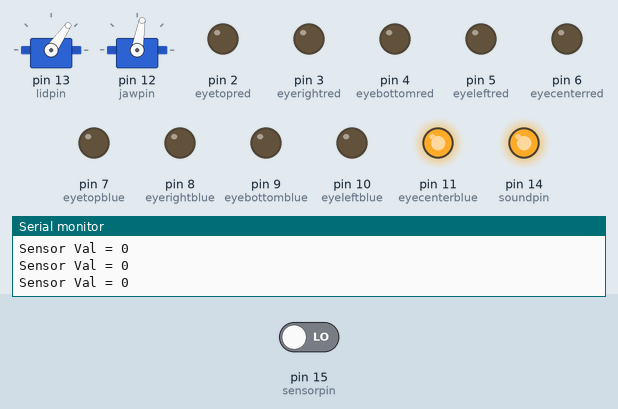
Simulated run of this sketch. Board: Arduino Uno, built with avr-gcc and run on an emulated ATmega328P. Shown: 2 × servo, output pins drawn as LEDs (lit = HIGH), the last lines printed to the serial monitor. The test bench sets the inputs (shaded band); at power-on: pin 15 (sensorpin) LOW. Random numbers use the default seed unless the sketch sets one.

Above: at 3.2 s.
3.3 s: pin 15 (sensorpin) driven HIGH
At 8.0 s:
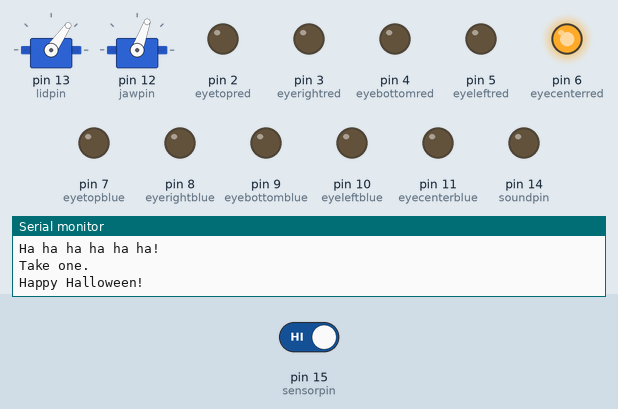
At 14.6 s:
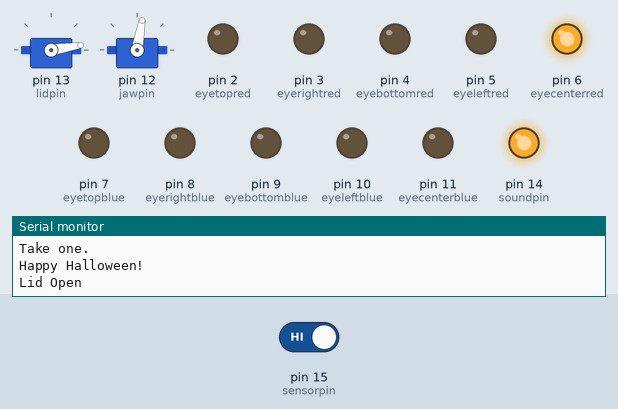
Timing chart, 0 to 29.5 s (numbered marks = the images above; inputs shaded):
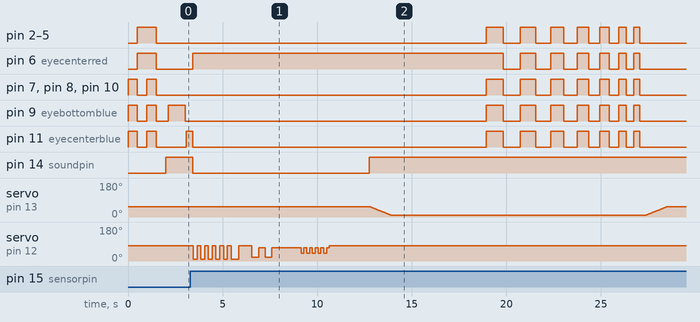

The sketch:

Halloweenskull2015.ino
```cpp
/*
  Halloween 2015 Animatronic Skull Candy Jar
  by Andrew Terranova
  Version 1.0

  BE SURE TO CALIBRATE YOUR SERVOS AND ADJUST THE FOLLOWING VARIABLES FOR THE SERVO MAX/MIN POSITIONS:
    liddown (variable to store the lid down postition)
    lidup (variable to store the lid open position)
    jawclosed (variable to store the jaw closed position)
    jawopen (variable to store the jaw open position)
*/

#define DEBUG 1  // set to 1 to print to serial monitor, 0 to disable

#include <Servo.h>

Servo lidservo;  // creates the servo to control the skull's lid
Servo jawservo;  //  create the servo to control the skull's jaw

// Define pins
// LED pins
int eyetopred = 2;
int eyerightred = 3;
int eyebottomred = 4;
int eyeleftred = 5;
int eyecenterred = 6;
int eyetopblue = 7;
int eyerightblue = 8;
int eyebottomblue = 9;
int eyeleftblue = 10;
int eyecenterblue = 11;
// Servo pins
int jawpin = 12; // define the pin for the jaw servo
int lidpin = 13;  // defines the pin for the lid servo
// Sound module pin
int soundpin = 14;  // defines the pin for the sound module; using A0 referenced as digital pin 14
//  PIR sensor pin
int sensorpin = 15;  // defines the pin for the PIR sensor input; using A1 referenced as digital pin 15

// Define variables
int color = 0;  // 0=blue; 1=red; 2=purple
int eyedir = 4; // 0=up; 1=down; 2=right; 3=left; 4=center
int lidpos = 0;  // variable to store the lid servo position
int liddown = 55;  // variable to store the lid down postition
int lidup = 9;  // variable to store the lid open position
int jawpos = 0;  // variable to store the jaw servo position
int jawclosed = 80;  // variable to store the jaw closed position
int jawopen = 10;  // variable to store the jaw open position
int sensorval; // variable to read the value from the PIR sensor
int behavior = 0;           // initialize variable for random behavior

// Timing stuff
long previousblink = 0;     // keep track of previous millis value for timing blinks
long previousdo = 0;        // keep track of previous millis value for timing behaviors
long blinkinterval = 3000;  // initialize blink interval; this is randomized later
long dointerval = 2000;     // initialize the interval for activity duration; randomized later

// the setup function runs once when you press reset or power the board
void setup() {

  Serial.begin(9600);
  Serial.println("Monitor");

  // initialize digital pins 2 to 14 as outputs.
  for (int i = 2; i <= 14; i += 1)
  {
    pinMode(i, OUTPUT);
    digitalWrite(i, LOW);
  }

  // initialize digital pin 15 as input
  pinMode(15, INPUT);

  // Initialize and test LEDs
  alloff();  // turn the LEDs off
  allonblue(); // turn on the blue LEDs
  delay(500);
  alloff();
  allonred();  // turn on the red LEDs
  delay(500);
  allon();  // turn on both red and blue (purple)
  delay(500);
  alloff();

  // Set up the servos
  // Attach servos
  lidservo.attach(lidpin);   // attach the lid servo to a pin
  jawservo.attach(jawpin);  //  attach the jaw servo to a pin
  // Initialize servos
  jawservo.write(jawclosed);
  lidservo.write(liddown);
  delay(500);  // wait so the servos can get into position
  // Detach servos so they won't be noisy
  jawservo.detach();  //  detach the jaw servo
  lidservo.detach();   // detach the lid servo

  // Randomization stuff
  randomSeed(analogRead(1));  // random seed for randomizing stuff

  // Initialize the sound module pin
  digitalWrite(soundpin, HIGH);  // initialize HIGH; sound module triggers on LOW
}

// the loop function runs over and over again forever
void loop() {

  unsigned long currentMillis = millis();

  if (currentMillis - previousblink > blinkinterval) {
    previousblink = currentMillis;
    blinkinterval = random(3000, 12000);
    color = 0;   // 0=blue; 1=red; 2=purple
    blink(color);
  }

  sensorval = digitalRead(sensorpin);  // Read the value of the PIR sensor
  if (DEBUG) {
    Serial.print("Sensor Val = ");
    Serial.println(sensorval);
  }

  if (sensorval == HIGH) {
    color = 1;  // select LED color red
    look(color, 4); // Look center
    speak();
    lidopen();
    delay(5000);  // wait a minute
    color = 2;  // select LED color purple

    // flash purple warning LEDs before shutting the lid
    int x = 0;  // use to reduce the delay each loop.
    for (int i = 0; i <= 6; i += 1)
    {
      allon();
      x = x + 100; // add 100 to the x-factor
      delay(1000 - x);
      alloff();
      delay(1000 - x);
    }
    lidclose();
    delay(5000);  // make sure the lid is closed so it doesn't trigger the sensor.
  }
  else {

    // Pick a random behavior

    if (currentMillis - previousdo > dointerval) {
      previousdo = currentMillis;
      dointerval = random(2000, 10000);

      behavior = random(0, 8);  // pick a random number from 0 to 7
      switch (behavior) {
        case 0:      // Look Left Blue
          look(0, 3);
          break;
        case 1:      // Look Right Blue
          look(0, 2);
          break;
        case 2:      // Look Up Blue
          look(0, 0);
          break;
        case 3:      // Look Down Blue
          look(0, 1);
          break;
        case 4:      // Look Center Blue
          look(0, 4);
          break;
        case 5:      // Eye Roll Blue
          eyeroll(0);
          eyeroll(0);
          eyeroll(0);
          break;
        case 6:      // Eye Left-Center-Right-Center Blue
          // dir 0=up; 1=down; 2=right; 3=left; 4=center
          look(0, 4);
          delay(1500);
          look(0, 3);
          delay(1500);
          look(0, 4);
          delay(1500);
          look(0, 2);
          delay(1500);
          look(0, 4);
          delay(2000);
          break;
        case 7:      // Eye Left-Right-Up-Down Blue
          // dir 0=up; 1=down; 2=right; 3=left; 4=center
          look(0, 4);
          delay(1500);
          look(0, 3);
          delay(1500);
          look(0, 2);
          delay(1500);
          look(0, 0);
          delay(1500);
          look(0, 1);
          delay(1500);
          look(0, 4);
          delay(2000);
          break;
        default:     // Look Blue Center is default
          if (DEBUG) {
            Serial.println("Default Case - BAD!!");
          }
          look(0, 4);
      }
    }
  }
}

int blink(int color) {
  if (DEBUG) {
    Serial.println("BLINK");
    Serial.print("Color = ");
    Serial.println(color);
  }

  alloff();
  delay(50);
  switch (color) {
    case 0:  // blue
      digitalWrite(eyecenterblue, HIGH);   // turn the LED on
      break;
    case 1:  // red
      digitalWrite(eyecenterred, HIGH);   // turn the LED on
      break;
    case 2:  // purple
      digitalWrite(eyecenterblue, HIGH);   // turn the LED on
      digitalWrite(eyecenterred, HIGH);   // turn the LED on
      break;
    default:  // default is blue
      digitalWrite(eyecenterblue, HIGH);   // turn the LED on
  }
}

int look(int color, int dir) {
  if (DEBUG) {
    Serial.println("LOOK");
    Serial.print("Color (0=blue; 1=red; 2=purple)= ");
    Serial.println(color);
    Serial.print("Direction (0=up; 1=down; 2=right; 3=left; 4=center)= ");
    Serial.println(dir);
  }

  alloff();
  //  delay(50);
  switch (color) {
    case 0:  // blue
      allonblue();
      break;
    case 1:  // red
      allonred();
      break;
    case 2:  // purple
      allon();
      break;
    default:  // default is blue
      allonblue();
  }

  switch (dir) {
    case 0:  // up
      digitalWrite(eyecenterblue, LOW);   // turn the LED off
      digitalWrite(eyecenterred, LOW);   // turn the LED off
      digitalWrite(eyebottomblue, LOW);   // turn the LED off
      digitalWrite(eyebottomred, LOW);   // turn the LED off
      digitalWrite(eyerightblue, LOW);   // turn the LED off
      digitalWrite(eyerightred, LOW);   // turn the LED off
      digitalWrite(eyeleftblue, LOW);   // turn the LED off
      digitalWrite(eyeleftred, LOW);   // turn the LED off
      break;
    case 1:  // down
      digitalWrite(eyecenterblue, LOW);   // turn the LED off
      digitalWrite(eyecenterred, LOW);   // turn the LED off
      digitalWrite(eyetopblue, LOW);   // turn the LED off
      digitalWrite(eyetopred, LOW);   // turn the LED off
      digitalWrite(eyerightblue, LOW);   // turn the LED off
      digitalWrite(eyerightred, LOW);   // turn the LED off
      digitalWrite(eyeleftblue, LOW);   // turn the LED off
      digitalWrite(eyeleftred, LOW);   // turn the LED off
      break;
    case 2:  // right
      digitalWrite(eyecenterblue, LOW);   // turn the LED off
      digitalWrite(eyecenterred, LOW);   // turn the LED off
      digitalWrite(eyetopblue, LOW);   // turn the LED off
      digitalWrite(eyetopred, LOW);   // turn the LED off
      digitalWrite(eyebottomblue, LOW);   // turn the LED off
      digitalWrite(eyebottomred, LOW);   // turn the LED off
      digitalWrite(eyeleftblue, LOW);   // turn the LED off
      digitalWrite(eyeleftred, LOW);   // turn the LED off
      break;
    case 3:  // left
      digitalWrite(eyecenterblue, LOW);   // turn the LED off
      digitalWrite(eyecenterred, LOW);   // turn the LED off
      digitalWrite(eyetopblue, LOW);   // turn the LED off
      digitalWrite(eyetopred, LOW);   // turn the LED off
      digitalWrite(eyebottomblue, LOW);   // turn the LED off
      digitalWrite(eyebottomred, LOW);   // turn the LED off
      digitalWrite(eyerightblue, LOW);  // turn the LED off
      digitalWrite(eyerightred, LOW);   // turn the LED off
      break;
    case 4:  // center
      digitalWrite(eyetopblue, LOW);   // turn the LED off
      digitalWrite(eyetopred, LOW);   // turn the LED off
      digitalWrite(eyebottomblue, LOW);   // turn the LED off
      digitalWrite(eyebottomred, LOW);   // turn the LED off
      digitalWrite(eyeleftblue, LOW);   // turn the LED off
      digitalWrite(eyeleftred, LOW);   // turn the LED off
      digitalWrite(eyerightblue, LOW);   // turn the LED off
      digitalWrite(eyerightred, LOW);   // turn the LED off
      break;
  }
}

int eyeroll(int color) {
  if (DEBUG) {
    Serial.println("EYE ROLL");
    Serial.print("Color (0=blue; 1=red; 2=purple)= ");
    Serial.println(color);
  }
  int wait = 300;

  alloff();
  switch (color) {
    case 0:  // blue
      digitalWrite(eyerightblue, HIGH);
      delay(wait);
      digitalWrite(eyerightblue, LOW);
      digitalWrite(eyebottomblue, HIGH);
      delay(wait);
      digitalWrite(eyebottomblue, LOW);
      digitalWrite(eyeleftblue, HIGH);
      delay(wait);
      digitalWrite(eyeleftblue, LOW);
      digitalWrite(eyetopblue, HIGH);
      delay(wait);
      alloff();
      break;
    case 1:  // red
      digitalWrite(eyerightred, HIGH);
      delay(wait);
      digitalWrite(eyerightred, LOW);
      digitalWrite(eyebottomred, HIGH);
      delay(wait);
      digitalWrite(eyebottomred, LOW);
      digitalWrite(eyeleftred, HIGH);
      delay(wait);
      digitalWrite(eyeleftred, LOW);
      digitalWrite(eyetopred, HIGH);
      delay(wait);
      alloff();
      break;
    case 2:  // purple
      digitalWrite(eyerightred, HIGH);
      digitalWrite(eyerightblue, HIGH);
      delay(wait);
      digitalWrite(eyerightred, LOW);
      digitalWrite(eyebottomred, HIGH);
      digitalWrite(eyerightblue, LOW);
      digitalWrite(eyebottomblue, HIGH);
      delay(wait);
      digitalWrite(eyebottomred, LOW);
      digitalWrite(eyeleftred, HIGH);
      digitalWrite(eyebottomblue, LOW);
      digitalWrite(eyeleftblue, HIGH);
      delay(wait);
      digitalWrite(eyeleftred, LOW);
      digitalWrite(eyetopred, HIGH);
      digitalWrite(eyeleftblue, LOW);
      digitalWrite(eyetopblue, HIGH);
      delay(wait);
      alloff();
      break;
    default:  // default is blue
      digitalWrite(eyerightblue, HIGH);
      delay(wait);
      digitalWrite(eyerightblue, LOW);
      digitalWrite(eyebottomblue, HIGH);
      delay(wait);
      digitalWrite(eyebottomblue, LOW);
      digitalWrite(eyeleftblue, HIGH);
      delay(wait);
      digitalWrite(eyeleftblue, LOW);
      digitalWrite(eyetopblue, HIGH);
      delay(wait);
      alloff();
  }
}


int lookup(int color) {
  if (DEBUG) {
    Serial.println("LOOKUP");
    Serial.print("Color = ");
    Serial.println(color);
  }

  alloff();
  delay(50);
  switch (color) {
    case 0:  // blue
      digitalWrite(eyetopblue, HIGH);   // turn the LED on (HIGH is the voltage level)
      digitalWrite(eyerightblue, HIGH);   // turn the LED on (HIGH is the voltage level)
      digitalWrite(eyeleftblue, HIGH);   // turn the LED on (HIGH is the voltage level)
      digitalWrite(eyecenterblue, HIGH);   // turn the LED on (HIGH is the voltage level)
      break;
    case 1:  // red
      digitalWrite(eyetopred, HIGH);   // turn the LED on (HIGH is the voltage level)
      digitalWrite(eyerightred, HIGH);   // turn the LED on (HIGH is the voltage level)
      digitalWrite(eyeleftred, HIGH);   // turn the LED on (HIGH is the voltage level)
      digitalWrite(eyecenterred, HIGH);   // turn the LED on (HIGH is the voltage level)
      break;
    case 2:  // purple
      digitalWrite(eyetopblue, HIGH);   // turn the LED on (HIGH is the voltage level)
      digitalWrite(eyerightblue, HIGH);   // turn the LED on (HIGH is the voltage level)
      digitalWrite(eyeleftblue, HIGH);   // turn the LED on (HIGH is the voltage level)
      digitalWrite(eyecenterblue, HIGH);   // turn the LED on (HIGH is the voltage level)
      digitalWrite(eyetopred, HIGH);   // turn the LED on (HIGH is the voltage level)
      digitalWrite(eyerightred, HIGH);   // turn the LED on (HIGH is the voltage level)
      digitalWrite(eyeleftred, HIGH);   // turn the LED on (HIGH is the voltage level)
      digitalWrite(eyecenterred, HIGH);   // turn the LED on (HIGH is the voltage level)
      break;
    default:  // default is blue
      digitalWrite(eyetopblue, HIGH);   // turn the LED on (HIGH is the voltage level)
      digitalWrite(eyerightblue, HIGH);   // turn the LED on (HIGH is the voltage level)
      digitalWrite(eyeleftblue, HIGH);   // turn the LED on (HIGH is the voltage level)
      digitalWrite(eyecenterblue, HIGH);   // turn the LED on (HIGH is the voltage level)
  }
}

void alloff() {
  // all off
  digitalWrite(eyetopred, LOW);    // turn the LED off by making the voltage LOW
  digitalWrite(eyerightred, LOW);    // turn the LED off by making the voltage LOW
  digitalWrite(eyebottomred, LOW);    // turn the LED off by making the voltage LOW
  digitalWrite(eyeleftred, LOW);    // turn the LED off by making the voltage LOW
  digitalWrite(eyecenterred, LOW);    // turn the LED off by making the voltage LOW
  digitalWrite(eyetopblue, LOW);    // turn the LED off by making the voltage LOW
  digitalWrite(eyerightblue, LOW);    // turn the LED off by making the voltage LOW
  digitalWrite(eyebottomblue, LOW);    // turn the LED off by making the voltage LOW
  digitalWrite(eyeleftblue, LOW);    // turn the LED off by making the voltage LOW
  digitalWrite(eyecenterblue, LOW);    // turn the LED off by making the voltage LOW

}

void allon() {
  digitalWrite(eyetopred, HIGH);   // turn the LED on (HIGH is the voltage level)
  digitalWrite(eyerightred, HIGH);   // turn the LED on (HIGH is the voltage level)
  digitalWrite(eyebottomred, HIGH);   // turn the LED on (HIGH is the voltage level)
  digitalWrite(eyeleftred, HIGH);   // turn the LED on (HIGH is the voltage level)
  digitalWrite(eyecenterred, HIGH);   // turn the LED on (HIGH is the voltage level)
  digitalWrite(eyetopblue, HIGH);   // turn the LED on (HIGH is the voltage level)
  digitalWrite(eyerightblue, HIGH);   // turn the LED on (HIGH is the voltage level)
  digitalWrite(eyebottomblue, HIGH);   // turn the LED on (HIGH is the voltage level)
  digitalWrite(eyeleftblue, HIGH);   // turn the LED on (HIGH is the voltage level)
  digitalWrite(eyecenterblue, HIGH);   // turn the LED on (HIGH is the voltage level)
}

void allonred() {
  digitalWrite(eyetopred, HIGH);   // turn the LED on (HIGH is the voltage level)
  digitalWrite(eyerightred, HIGH);   // turn the LED on (HIGH is the voltage level)
  digitalWrite(eyebottomred, HIGH);   // turn the LED on (HIGH is the voltage level)
  digitalWrite(eyeleftred, HIGH);   // turn the LED on (HIGH is the voltage level)
  digitalWrite(eyecenterred, HIGH);   // turn the LED on (HIGH is the voltage level)
}

void allonblue() {
  digitalWrite(eyetopblue, HIGH);   // turn the LED on (HIGH is the voltage level)
  digitalWrite(eyerightblue, HIGH);   // turn the LED on (HIGH is the voltage level)
  digitalWrite(eyebottomblue, HIGH);   // turn the LED on (HIGH is the voltage level)
  digitalWrite(eyeleftblue, HIGH);   // turn the LED on (HIGH is the voltage level)
  digitalWrite(eyecenterblue, HIGH);   // turn the LED on (HIGH is the voltage level)
}

void lidopen() {
  if (DEBUG) {
    Serial.println("Lid Open");
  }

  // Attach the servo
  lidservo.attach(lidpin);   // attach the lid servo to a pin
  delay(10);
  for (lidpos = liddown; lidpos >= lidup; lidpos -= 1)
  {
    lidservo.write(lidpos);
    delay(25);
  }
  // Detach the servo so it won't be noisy
  lidservo.detach();   // detach the lid servo
  delay(10);
}

void lidclose() {
  if (DEBUG) {
    Serial.println("Lid Close");
  }

  // Attach the servo
  lidservo.attach(lidpin);   // attach the lid servo to a pin

  for (lidpos = lidup; lidpos <= liddown; lidpos += 1)
  {
    lidservo.write(lidpos);
    delay(25);
  }
  // Detach the servo so it won't be noisy
  lidservo.detach();   // detach the lid servo
  delay(10);
}

void mouthopen() {
  if (DEBUG) {
    Serial.println("Mouth Open");
  }

  // Attach the servo
  jawservo.attach(jawpin);   // attach the jaw servo to a pin

  for (jawpos = jawclosed; jawpos >= jawopen; jawpos -= 1)
  {
    jawservo.write(jawpos);
    delay(25);
  }
  // Detach the servo so it won't be noisy
  delay(100);
  jawservo.detach();   // detach the jaw servo
  delay(10);
}

void mouthclosed() {
  if (DEBUG) {
    Serial.println("Mouth Closed");
  }

  // Attach the servo
  jawservo.attach(jawpin);   // attach the jaw servo to a pin

  for (jawpos = jawopen; jawpos <= jawclosed; jawpos += 1)
  {
    jawservo.write(jawpos);
    delay(25);
  }
  // Detach the servo so it won't be noisy
  delay(100);
  jawservo.detach();   // detach the jaw servo
  delay(10);
}

// The speak() function triggers the sound module and moves the jaw; you have to try to match the jaw motions to the speaking.
void speak() {
  if (DEBUG) {
    Serial.println("Speak");
  }
  digitalWrite(soundpin, LOW);

  jawservo.attach(jawpin);  // attach the jaw servo to a pin

  // Ha ha ha ha ha ha
  Serial.println("Ha ha ha ha ha ha!");
  for (int i = 1; i <= 5; i += 1)
  {
    jawservo.write(jawopen);
    delay(200);
    jawservo.write(jawclosed);
    delay(200);
  }
  jawservo.write(jawopen);
  delay(400);
  jawservo.write(jawclosed);
  delay(200);


  // Take one.
  Serial.println("Take one.");
  delay(500);
  for (int i = 1; i <= 2; i += 1)
  {
    jawservo.write(jawopen + 10);
    delay(350);
    jawservo.write(jawclosed - 10);
    delay(350);
  }

  // Happy Halloween.
  Serial.println("Happy Halloween!");
  delay(1200);
  for (int i = 1; i <= 5; i += 1)
  {
    jawservo.write(jawopen + 30);
    delay(150);
    jawservo.write(jawclosed - 10);
    delay(150);
  }
  jawservo.write(jawclosed);
  delay(100);

  jawservo.detach();   // detach the jaw servo

  delay(2000);
  digitalWrite(soundpin, HIGH);

}
```

Measured:
- after the input at 3.3 s, pin 2 (eyetopred), pin 3 (eyerightred): LOW → HIGH after 15.6 s, → LOW 0.90 s later, → HIGH 0.90 s later, → LOW 0.80 s later, … (14 changes in this stretch)
